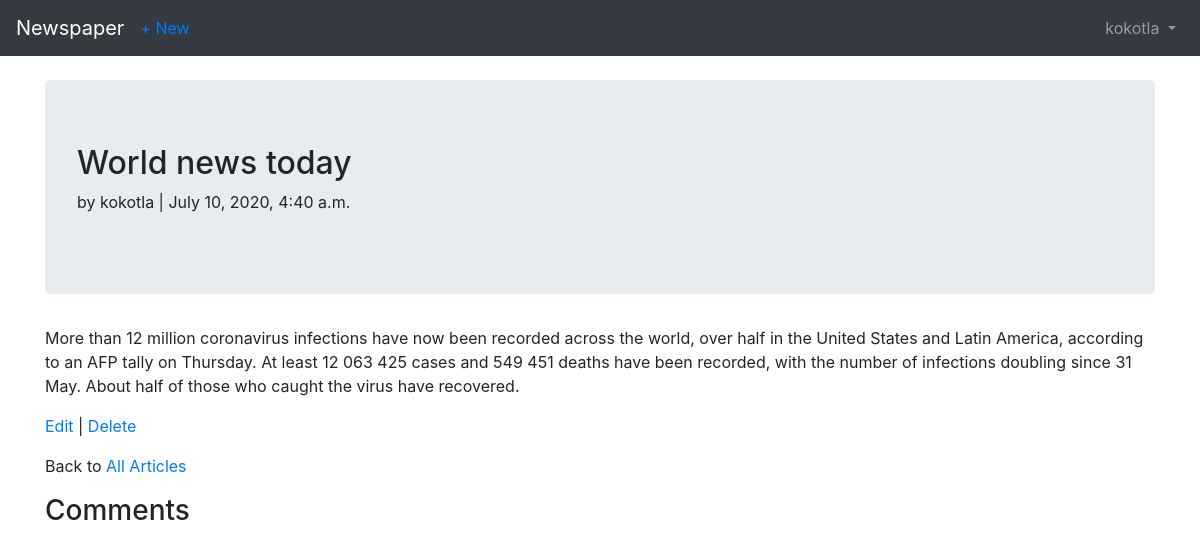
/articles/2/ (signed in), run on the app's committed database.
### users/models.py (models this page shows)
class CustomUser(AbstractUser):
    age = models.PositiveIntegerField(null=True, blank=True)

### articles/models.py (models this page shows, shortened)
class Article(models.Model):
    title = models.CharField(max_length=255)
    body = models.TextField()
    date = models.DateTimeField(auto_now_add=True)
    author = models.ForeignKey(get_user_model(),on_delete=models.CASCADE)

### articles/views.py (the view)
# urls.py: path('<int:pk>/',ArticleDetailView.as_view(), name='article_detail'),
class ArticleDetailView(LoginRequiredMixin,DetailView):
    model = Article
    template_name = 'article_detail.html'
    login_url = 'login'

### templates/article_detail.html (shortened to what this page needs)
{% extends "base.html" %}
{% block content %}
  <div class="article-entry">
    <div class="jumbotron">
      <h2>{{ object.title }}</h2>
      <p>by {{ object.author }} | {{ object.date }}</p>
    </div>
    <p>{{ object.body }}</p>
  </div>
    <p>
      <a href="{% url 'article_edit' article.pk %}">
         Edit</a> |
      <a href="{% url 'article_delete' article.pk %}">
        Delete</a>
    </p>
  <p>Back to <a href="{% url 'article_list' %}">All Articles</a> </p>
  <h3>Comments</h3>
{% endblock %}

### templates/base.html (shortened to what this page needs)
<!DOCTYPE html>
<html lang="en" dir="ltr">
  <head>
    <link rel="stylesheet" href="https://stackpath.bootstrapcdn.com/bootstrap/4.1.3/css/bootstrap.min.css">
  </head>
  <body>
    <nav class="navbar navbar-expand-md navbar-dark bg-dark mb-4">
      <a class="navbar-brand" href="{% url 'home' %}">Newspaper</a>
      {% if user.is_authenticated %}
        <ul class="navbar-nav mr-auto">
          <li class="nav-item" > <a href="{% url 'article_new' %}">
            + New</a> </li>
        </ul>
      {% endif %}
      <div class="collapse navbar-collapse" id="navbarCollapse">
        {% if user.is_authenticated %}
          <ul class="navbar-nav ml-auto">
            <li class="nav-item">
              <a class="nav-link dropdown-toggle" href="" id="userMenu"
              data-toggle="dropdown" aria-haspopup="true" aria-expanded="false"
              > {{ user.username }} </a>
            </li>
          </ul>
        {% else %}
          <form class="form-inline ml-auto">
            <a href="{% url 'login' %}" class="btn btn-outline-secondary">Log In</a>
            <a href="{% url 'signup' %}" class="btn btn-primary ml-2">Sign Up</a>
            <a href="{% url 'password_reset' %}">Reset Password</a>
          </form>
        {% endif %}
      </div>
    </nav>
      <div class="container">
        {% block content %}
        {% endblock %}
      </div>
  </body>
</html>

### data on the page
CustomUser: username "kokotla"
Article: title "World news today", author "kokotla", date "July 10, 2020, 4:40 a.m.", body "More than 12 million coronavirus infections have now been recorded across the world, over half in the United States and Latin America, according to an AFP tally on Thursday. At least 12 063 425 cases and 549 451 deaths have been recorded, with the number of infections doubling since 31 May. About half of those who caught the virus have recovered."
